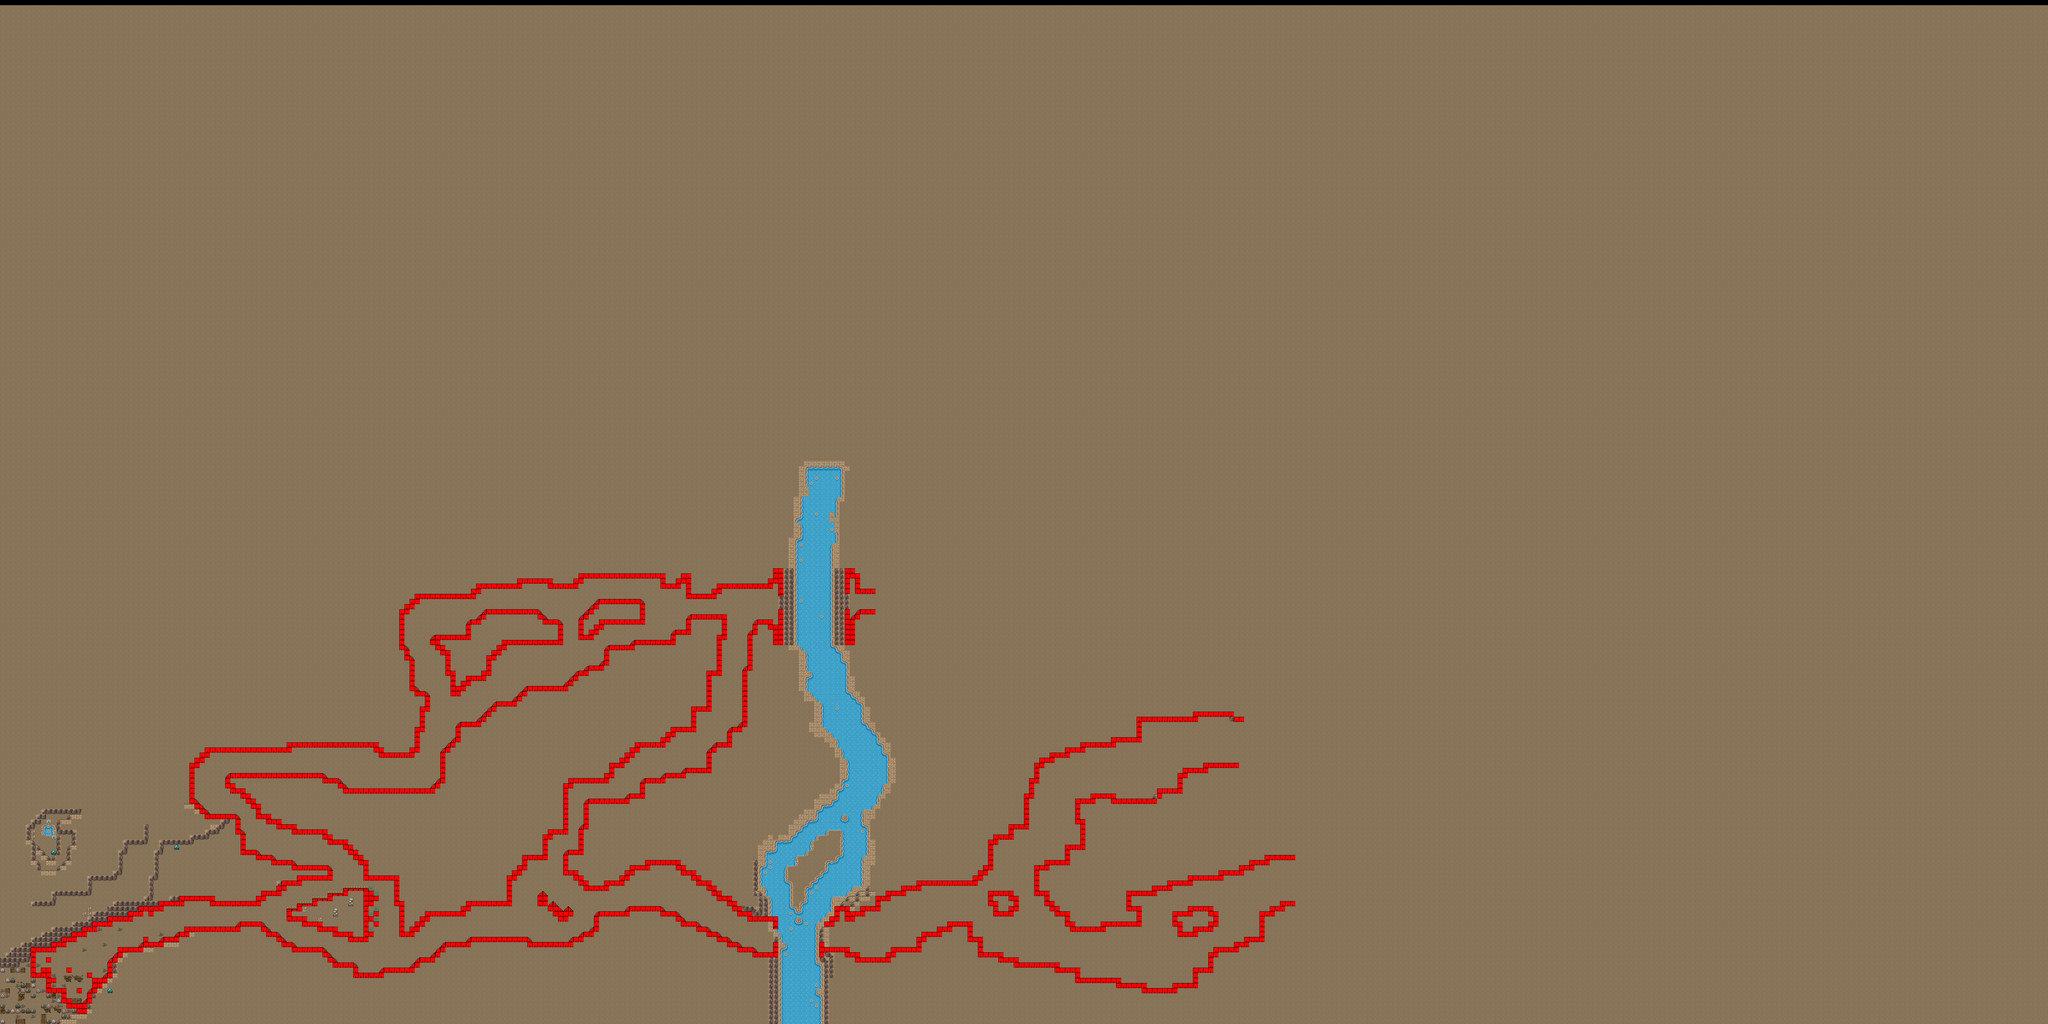

A 2D game scene composited from a Tiled map and its tileset images. What follows is a short description and the map's XML, with each tile layer's data collapsed to a summary:
An orthogonal 400x200 tile map with 16x16 px tiles, 5 tile layers (Base, Walk 0, Walk 1, walk 2, ...), 7 tilesets.

<map version="1.0" orientation="orthogonal" renderorder="right-down" width="400" height="200" tilewidth="16" tileheight="16" nextobjectid="1">
 <tileset firstgid="1" name="caves2" tilewidth="16" tileheight="16" tilecount="1024" columns="32">
  <image source="Tiles/caves2.png" width="512" height="512" />
 </tileset>
 <tileset firstgid="1025" name="caves3" tilewidth="16" tileheight="16" tilecount="1024" columns="32">
  <image source="Tiles/caves3.png" width="512" height="512" />
 </tileset>
 <tileset firstgid="2049" name="collision" tilewidth="16" tileheight="16" tilecount="100" columns="10">
  <image source="Tiles/collision.png" width="160" height="160" />
 </tileset>
 <tileset firstgid="2149" name="container" tilewidth="16" tileheight="16" tilecount="1024" columns="32">
  <image source="Tiles/container.png" width="512" height="512" />
 </tileset>
 <tileset firstgid="3173" name="grass" tilewidth="16" tileheight="16" tilecount="1024" columns="32">
  <image source="Tiles/grass.png" width="512" height="512" />
 </tileset>
 <tileset firstgid="4197" name="tileset" tilewidth="16" tileheight="16" tilecount="21000" columns="140">
  <image source="Tiles/tileset.png" width="2240" height="2400" />
 </tileset>
 <tileset firstgid="25197" name="water" tilewidth="16" tileheight="16" tilecount="1024" columns="32">
  <image source="Tiles/water.png" width="512" height="512" />
 </tileset>
 <layer name="Base" width="400" height="200">
  <data>[80000 cells, 79600 non-empty, 3 distinct tile ids]</data>
 </layer>
 <layer name="Walk 0" width="400" height="200">
  <data>[80000 cells, 0 non-empty, 0 distinct tile ids]</data>
 </layer>
 <layer name="Walk 1" width="400" height="200">
  <data>[80000 cells, 0 non-empty, 0 distinct tile ids]</data>
 </layer>
 <layer name="walk 2" width="400" height="200">
  <data>[80000 cells, 3819 non-empty, 84 distinct tile ids]</data>
 </layer>
 <layer name="logic" width="400" height="200">
  <data>[80000 cells, 1695 non-empty, 5 distinct tile ids]</data>
 </layer>
</map>